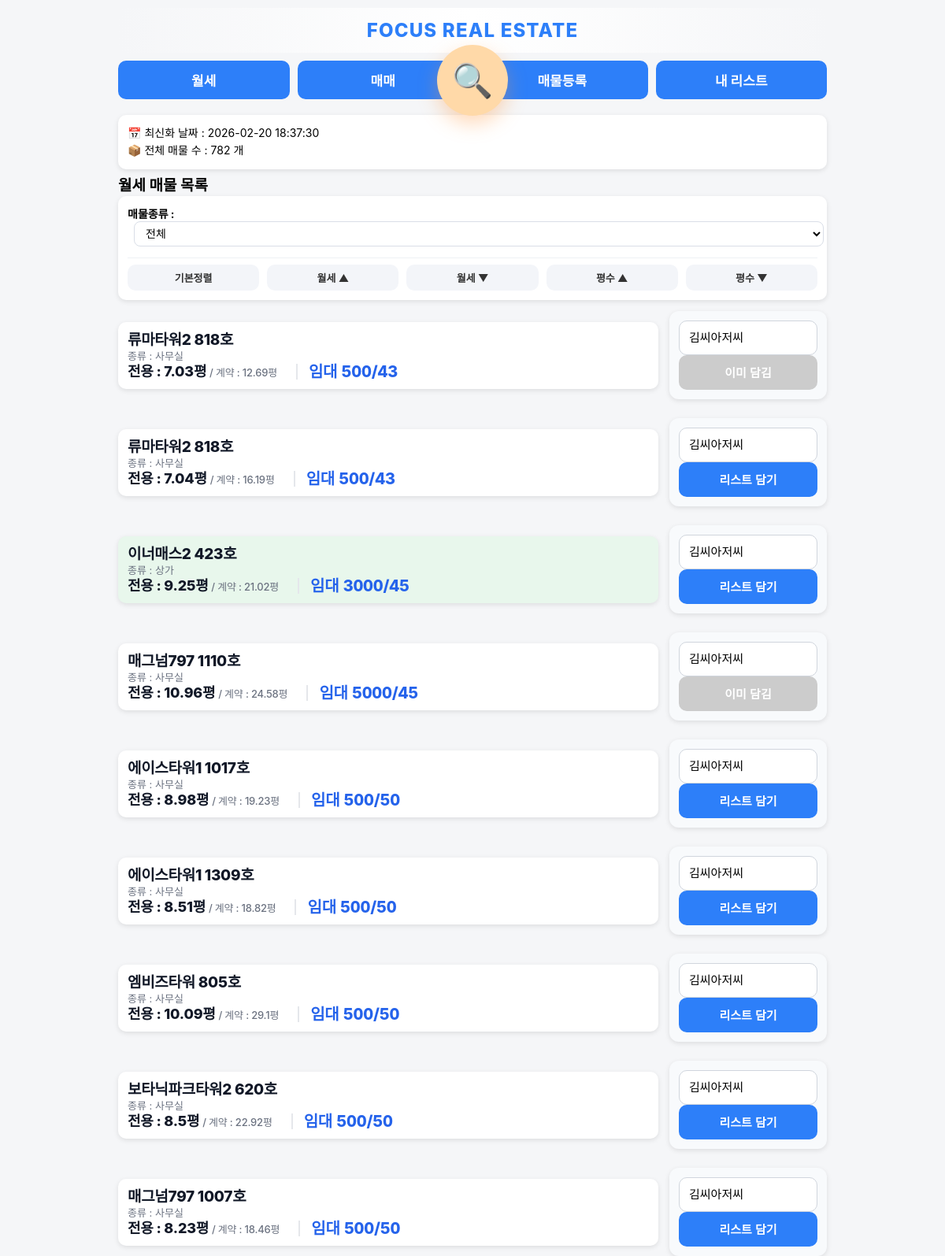
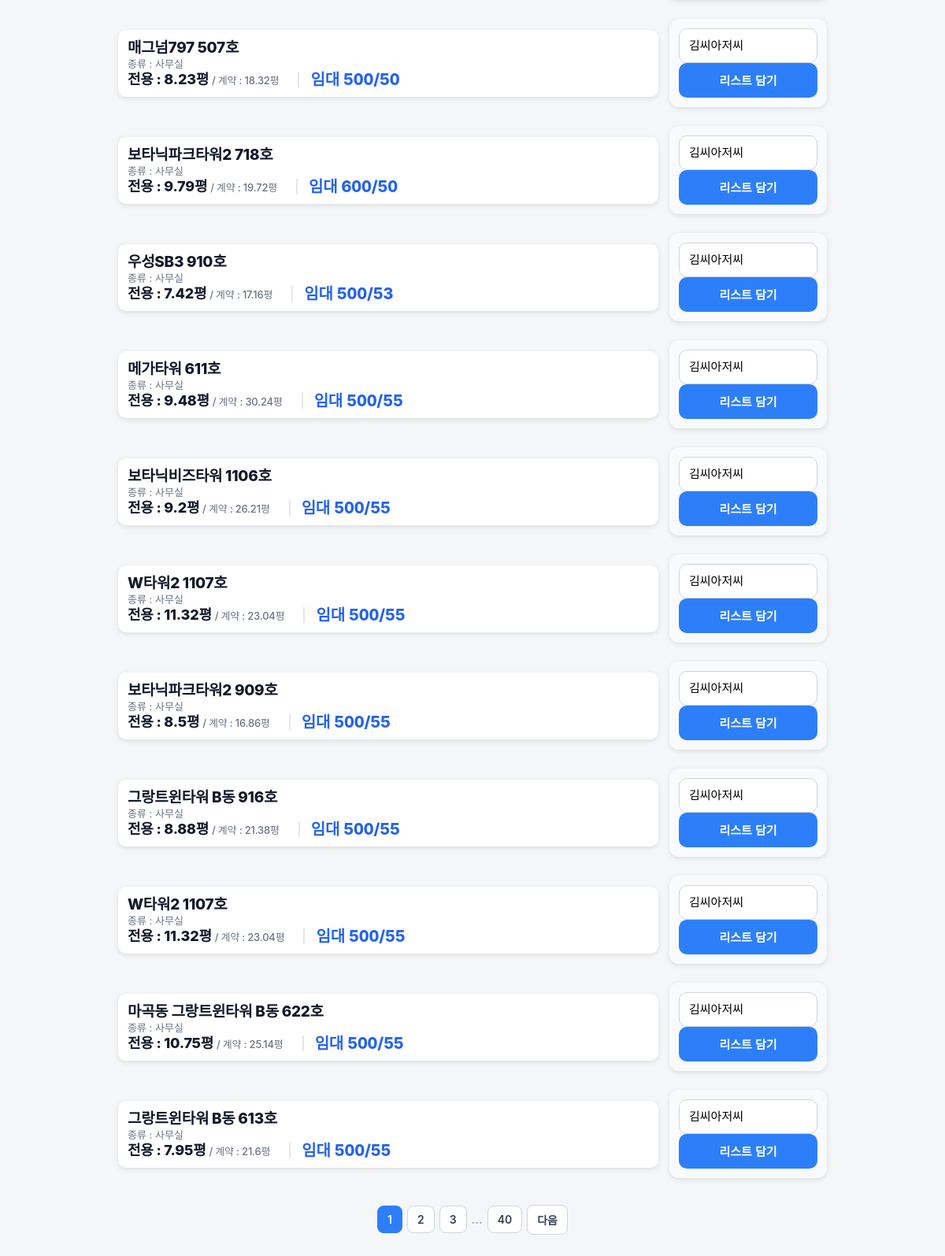
Screenshot of / (signed in) with the database file from the repository (2 pictures, top to bottom).
### app.py (models this page shows)
class UploadLog(db.Model):
    id = db.Column(db.Integer, primary_key=True)
    upload_time = db.Column(db.String(50))

class Property(db.Model):
    status = db.Column(db.String(20), default='available')
    property_type = db.Column(db.String(50))
    id = db.Column(db.Integer, primary_key=True)
    building_name = db.Column(db.String(200))
    exclusive_area = db.Column(db.Float)
    contract_area = db.Column(db.Float)
    deposit = db.Column(db.Integer)
    rent = db.Column(db.Integer)
    sale_price = db.Column(db.Integer)
    category = db.Column(db.String(20))
    status = db.Column(db.String(20), default='available')
    category = db.Column(db.String(20))
    status = db.Column(db.String(20), default='available')
    private_memo = db.Column(db.Text)
    has_interior = db.Column(db.Boolean, default=False)
    has_gonghang = db.Column(db.Boolean, default=False)
    has_corner = db.Column(db.Boolean, default=False)

### app.py (the view)
@app.route("/")
@login_required
def index():
    print("현재 로그인 상태:", current_user.is_authenticated)
    mode = request.args.get("mode", "rent")
    sort = request.args.get("sort", "")
    property_type = request.args.get("property_type", "")
    query = Property.query
    if property_type:
        query = query.filter(Property.property_type == property_type)
    if mode == "sale":
        query = query.filter_by(category="매매")
    else:
        query = query.filter_by(category="월세")
    if sort == "rent_asc":
        query = query.order_by(Property.rent.asc(), Property.deposit.asc())
    elif sort == "rent_desc":
        query = query.order_by(Property.rent.desc(), Property.deposit.desc())
    elif sort == "sale_asc":
        query = query.order_by(Property.sale_price.asc())
    elif sort == "sale_desc":
        query = query.order_by(Property.sale_price.desc())
    elif sort == "area_asc":
        query = query.order_by(Property.exclusive_area.asc())
    elif sort == "area_desc":
        query = query.order_by(Property.exclusive_area.desc())
    else:
        if mode == "rent":
            query = query.order_by(Property.rent.asc(), Property.deposit.asc())
        else:
            query = query.order_by(Property.sale_price.asc())
    page = request.args.get('page', 1, type=int)
    pagination = query.paginate(page=page, per_page=20, error_out=False)
    properties = pagination.items
    last_upload = UploadLog.query.order_by(UploadLog.id.desc()).first()
    upload_time = last_upload.upload_time if last_upload else "업로드 기록 없음"
    collections = Collection.query.all()
    existing_pairs = set(
        (item.property_id, item.collection_id)
        for item in CollectionItem.query.all()
    )
    thumb_map = {}
    for img in PropertyImage.query.order_by(PropertyImage.id.desc()).all():
        if img.property_id not in thumb_map:
            thumb_map[img.property_id] = []
        if len(thumb_map[img.property_id]) < 2:
            thumb_map[img.property_id].append(img.file_path)
    return render_template(
        "index.html",
        properties=properties,
        mode=mode,
        format_sale_price_korean=format_sale_price_korean,
        upload_time=upload_time,
        property_type=property_type,
        collections=collections,
        existing_pairs=existing_pairs,
        thumb_map=thumb_map,
        pagination=pagination
    )

### app.py (called while the page is built)
@login_manager.user_loader
def load_user(user_id):
    return User.query.get(int(user_id))

### templates/index.html (shortened to what this page needs)
{% extends "base.html" %}
{% block content %}
<div class="card info-box">
    <div>📅 최신화 날짜 : {{ upload_time }}</div>
    <div>📦 전체 매물 수 : {{ pagination.total }} 개</div>
</div>
{% if mode == "sale" %}
<h2>매매 매물 목록</h2>
{% else %}
<h2>월세 매물 목록</h2>
{% endif %}
<div class="card">
<form method="get">
    <div class="filter-row">
        <strong>매물종류 :</strong>
        <select name="property_type" onchange="this.form.submit()">
            <option value="" {% if not property_type %}selected{% endif %}>전체</option>
        </select>
    </div>
</form>
<div class="sort-buttons">
    <a href="/?mode={{ mode }}&property_type={{ property_type }}">기본정렬</a>
    {% if mode == "sale" %}
        <a href="/?mode=sale&sort=sale_asc&property_type={{ property_type }}">매매가 ▲</a>
        <a href="/?mode=sale&sort=sale_desc&property_type={{ property_type }}">매매가 ▼</a>
    {% else %}
        <a href="/?mode=rent&sort=rent_asc&property_type={{ property_type }}">월세 ▲</a>
        <a href="/?mode=rent&sort=rent_desc&property_type={{ property_type }}">월세 ▼</a>
    {% endif %}
    <a href="/?mode={{ mode }}&sort=area_asc&property_type={{ property_type }}">평수 ▲</a>
    <a href="/?mode={{ mode }}&sort=area_desc&property_type={{ property_type }}">평수 ▼</a>
</div>
</div>
{% for p in properties %}
<div class="detail-row">
    <div class="card property-card {{ p.property_type }}" onclick="location.href='/property/{{ p.id }}'">
        <div class="card-left">
            <div class="title">{{ p.building_name }}</div>
            <div class="detail">
                종류 : {{ p.property_type }}
            </div>
            <div class="detail-line">
    <div class="area-text">
    <span class="area-main">전용 : {{ p.exclusive_area }}평</span>
    <span class="area-sub"> / 계약 : {{ p.contract_area }}평</span>
</div>
    <span class="price-inline">
    {% if p.category == "매매" %}
        매매 {{ format_sale_price_korean(p.sale_price) }}
    {% else %}
        임대 {{ p.deposit }}/{{ p.rent }}
    {% endif %}
    </span>
</div>
        </div>
    </div>
    <form method="POST" action="/add_to_collection" class="ajax-form card action-card">
    <select name="collection_id" class="collection-select">
        {% for c in collections %}
            <option value="{{ c.id }}"
    {% if existing_pairs and (p.id, c.id) in existing_pairs %}data-added="true"{% endif %}>
    {{ c.title }}
</option>
        {% endfor %}
    </select>
    <button type="submit" class="add-btn">
</button>
</form>
</div>
{% endfor %}
<div class="pagination">
    {% for p in pagination.iter_pages(left_edge=1, right_edge=1, left_current=2, right_current=2) %}
        {% if p %}
            {% if p == pagination.page %}
                <span class="page-btn active">{{ p }}</span>
            {% else %}
                <a href="{{ url_for('index', page=p, mode=request.args.get('mode', 'rent'), sort=request.args.get('sort', ''), property_type=request.args.get('property_type', '')) }}" class="page-btn">{{ p }}</a>
            {% endif %}
        {% else %}
            <span class="page-dots">...</span>
        {% endif %}
    {% endfor %}
    {% if pagination.has_next %}
        <a href="{{ url_for('index', page=pagination.next_num, mode=request.args.get('mode', 'rent'), sort=request.args.get('sort', ''), property_type=request.args.get('property_type', '')) }}" class="page-btn">다음</a>
    {% endif %}
</div>
{% endblock %}

### templates/base.html (shortened to what this page needs)
<!DOCTYPE html>
<html>
<head>
</head>
<body>
<div class="container">
    <div class="site-header">
         FOCUS REAL ESTATE
    </div>
    <div class="menu-wrapper">
    <div class="menu">
        <a href="/?mode=rent">월세</a>
        <a href="/?mode=sale">매매</a>
        <a href="/register" class="pc-only">매물등록</a>
        <a href="/collections">내 리스트</a>
    </div>
    <a href="/search" class="search-fab" title="매물 검색">
        🔍
    </a>
</div>
{% block content %}
{% endblock %}
</div>
</body>
</html>

### templates/index.html (style rules this page uses)
.pagination { display: flex; justify-content: center; align-items: center; gap: 6px; margin-top: 24px; margin-bottom: 40px; }
.page-btn { padding: 8px 12px; border-radius: 8px; background: #fff; border: 1px solid #d1d5db; color: #374151; text-decoration: none; font-weight: 600; font-size: 14px; transition: all 0.2s; }
.page-btn.active { background: #2d7ff9; color: #fff; border-color: #2d7ff9; }
.page-dots { color: #9ca3af; font-weight: bold; }
.filter-row { margin-bottom:12px; font-size:14px; }
.filter-row select { margin-left:8px; padding:6px 10px; border-radius:8px; border:1px solid #d9dee7; background:#fff; font-size:14px; transition:0.15s; }
.sort-buttons { margin-top:14px; padding-top:8px; border-top:1px solid #eef1f5; display:flex; flex-wrap:wrap; gap:8px; }
.sort-buttons a { text-decoration:none; color:#333; background:#f3f5f9; padding:7px 12px; border-radius:10px; font-size:13px; font-weight:600; transition:0.15s; }
.property-card { margin-top:14px; }

### rows the page displays
UploadLog: upload_time "2026-02-20 18:37:30"
Property: building_name "류마타워2 818호", property_type "사무실", exclusive_area "7.03", contract_area "12.69", deposit "500", rent "43"
Property: building_name "류마타워2 818호", property_type "사무실", exclusive_area "7.04", contract_area "16.19", deposit "500", rent "43"
Property: building_name "이너매스2 423호", property_type "상가", exclusive_area "9.25", contract_area "21.02", deposit "3000", rent "45"
Property: building_name "매그넘797 1110호", property_type "사무실", exclusive_area "10.96", contract_area "24.58", deposit "5000", rent "45"
Property: building_name "에이스타워1 1017호", property_type "사무실", exclusive_area "8.98", contract_area "19.23", deposit "500", rent "50"
Property: building_name "에이스타워1 1309호", property_type "사무실", exclusive_area "8.51", contract_area "18.82", deposit "500", rent "50"
Property: building_name "엠비즈타워 805호", property_type "사무실", exclusive_area "10.09", contract_area "29.1", deposit "500", rent "50"
Property: building_name "보타닉파크타워2 620호", property_type "사무실", exclusive_area "8.5", contract_area "22.92", deposit "500", rent "50"
Property: building_name "매그넘797 1007호", property_type "사무실", exclusive_area "8.23", contract_area "18.46", deposit "500", rent "50"
Property: building_name "매그넘797 507호", property_type "사무실", exclusive_area "8.23", contract_area "18.32", deposit "500", rent "50"
Property: building_name "보타닉파크타워2 718호", property_type "사무실", exclusive_area "9.79", contract_area "19.72", deposit "600", rent "50"
Property: building_name "우성SB3 910호", property_type "사무실", exclusive_area "7.42", contract_area "17.16", deposit "500", rent "53"
Property: building_name "메가타워 611호", property_type "사무실", exclusive_area "9.48", contract_area "30.24", deposit "500", rent "55"
Property: building_name "보타닉비즈타워 1106호", property_type "사무실", exclusive_area "9.2", contract_area "26.21", deposit "500", rent "55"
Property: building_name "W타워2 1107호", property_type "사무실", exclusive_area "11.32", contract_area "23.04", deposit "500", rent "55"
Property: building_name "보타닉파크타워2 909호", property_type "사무실", exclusive_area "8.5", contract_area "16.86", deposit "500", rent "55"
Property: building_name "그랑트윈타워 B동 916호", property_type "사무실", exclusive_area "8.88", contract_area "21.38", deposit "500", rent "55"
Property: building_name "W타워2 1107호", property_type "사무실", exclusive_area "11.32", contract_area "23.04", deposit "500", rent "55"
Property: building_name "마곡동 그랑트윈타워 B동 622호", property_type "사무실", exclusive_area "10.75", contract_area "25.14", deposit "500", rent "55"
Property: building_name "그랑트윈타워 B동 613호", property_type "사무실", exclusive_area "7.95", contract_area "21.6", deposit "500", rent "55"

### other values shown
{{ pagination.total }} "782"
{{ p }} "1"
{{ p }} "2" "3" "40"
form field collection_id "김씨아저씨"
